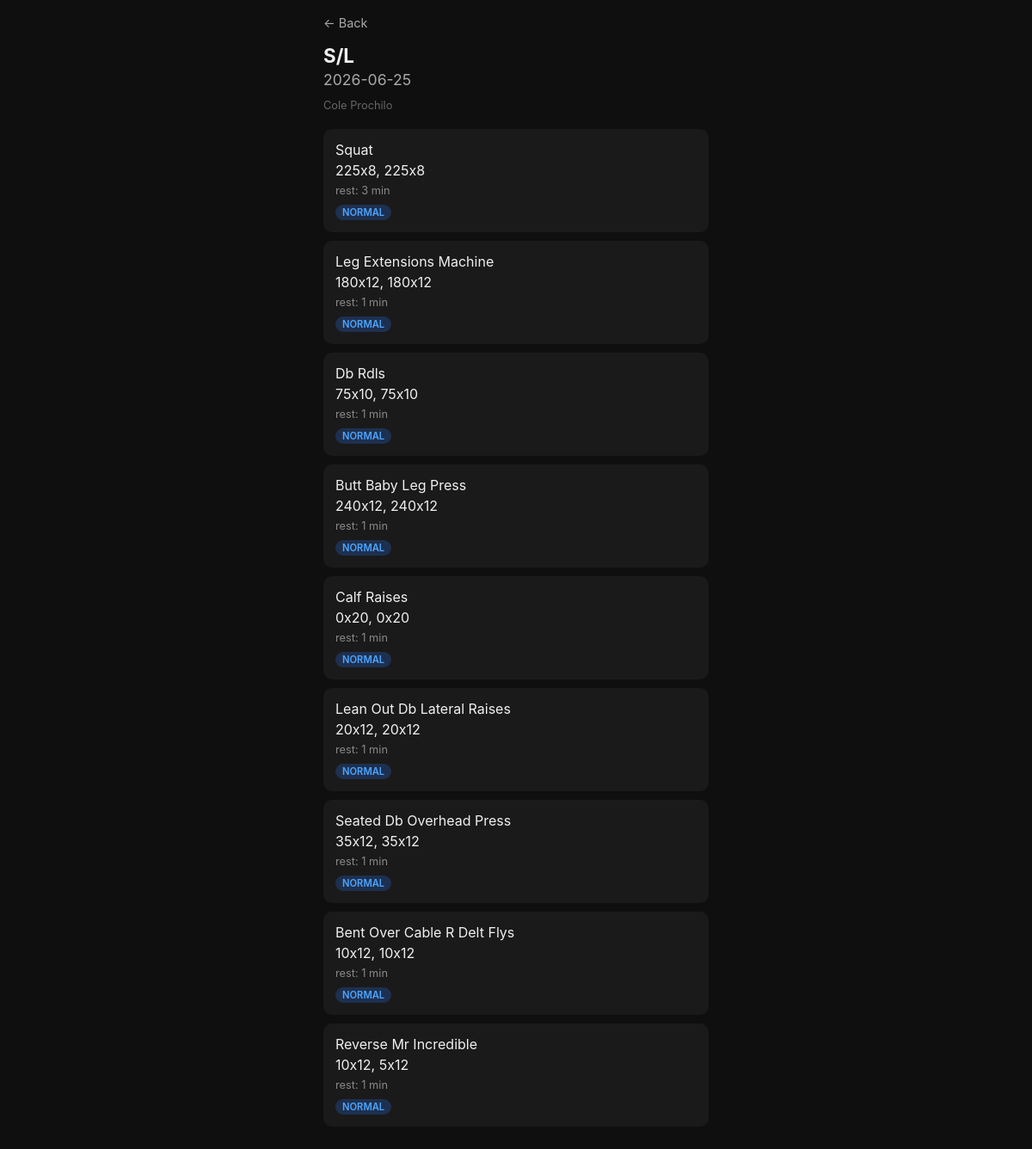
Page /user/1/session/60 on the committed database.
### tables this page shows
CREATE TABLE workout_sessions (
    workout_id    INTEGER PRIMARY KEY AUTOINCREMENT,
    user_id       INTEGER NOT NULL REFERENCES users(user_id),
    date          TEXT NOT NULL,
    split_day     TEXT REFERENCES split_days(name)
);

CREATE TABLE users (
    user_id       INTEGER PRIMARY KEY AUTOINCREMENT,
    username      TEXT NOT NULL UNIQUE,
    password_hash TEXT NOT NULL,
    date_created  TEXT NOT NULL
);

CREATE TABLE exercise_instances (
    instance_id    INTEGER PRIMARY KEY AUTOINCREMENT,
    workout_id     INTEGER NOT NULL REFERENCES workout_sessions(workout_id),
    exercise_id    INTEGER NOT NULL REFERENCES exercises(exercise_id),
    entered_name   TEXT NOT NULL,
    intensity      TEXT,
    workout_index  INTEGER,
    notes          TEXT
);

CREATE TABLE exercises (
    exercise_id   INTEGER PRIMARY KEY AUTOINCREMENT,
    primary_name  TEXT NOT NULL UNIQUE,
    muscle_group  TEXT
);

### web_app.py (the view)
@app.route("/user/<int:user_id>/session/<int:workout_id>")
def session_detail(user_id, workout_id):
    with get_conn() as conn:
        user = conn.execute("SELECT username FROM users WHERE user_id = ?", (user_id,)).fetchone()
        session = conn.execute(
            "SELECT workout_id, date, split_day FROM workout_sessions WHERE workout_id = ? AND user_id = ?",
            (workout_id, user_id)
        ).fetchone()
        if not user or not session:
            return redirect(url_for("user_home", user_id=user_id))
        instances = conn.execute("""
            SELECT ei.workout_index, e.primary_name, ei.intensity, ei.notes, ei.instance_id
            FROM exercise_instances ei
            JOIN exercises e ON ei.exercise_id = e.exercise_id
            WHERE ei.workout_id = ?
            ORDER BY ei.workout_index
        """, (workout_id,)).fetchall()
        instance_sets = {}
        for inst in instances:
            sets = conn.execute(
                "SELECT weight, reps, rest_time FROM exercise_sets WHERE instance_id = ? ORDER BY set_number",
                (inst[4],)
            ).fetchall()
            def fmt(v):
                return int(v) if v == int(v) else v
            instance_sets[inst[4]] = {
                "sets_str": ", ".join(f"{fmt(s[0])}x{fmt(s[1])}" for s in sets),
                "rest_str": ", ".join(str(fmt(s[2])) for s in sets[:-1] if s[2] is not None) or None
            }
    return render_template("session_detail.html", user_id=user_id, username=user[0],
                           session=session, instances=instances, instance_sets=instance_sets)

### db.py (called while the page is built)
def get_conn():
    conn = sqlite3.connect(DB_PATH)
    conn.execute("PRAGMA foreign_keys = ON")
    return conn

### templates/session_detail.html (shortened to what this page needs)
{% extends "base.html" %}
{% block content %}
<a class="back-link" href="{{ url_for('user_home', user_id=user_id) }}">← Back</a>
<h1>{{ session[2] }}</h1>
<h2>{{ session[1] }}</h2>
<div class="username-tag">{{ username.title() }}</div>
{% if not instances %}
  <p style="color:#666;">No instances logged.</p>
{% else %}
  {% for inst in instances %}
  {% set s = instance_sets[inst[4]] %}
  <div class="card">
    <div style="font-size:1rem; margin-bottom:4px;">{{ inst[1].title() }}</div>
    <div class="set-row">{{ s.sets_str }}</div>
    {% if s.rest_str %}
      <div class="meta">rest: {{ s.rest_str }} min</div>
    {% endif %}
    <div style="margin-top:6px;">
      <span class="badge {{ inst[2] }}">{{ inst[2] }}</span>
    </div>
  </div>
  {% endfor %}
{% endif %}
{% endblock %}

### templates/base.html (shortened to what this page needs)
<!DOCTYPE html>
<html lang="en">
<head>
</head>
<body>
  {% block content %}{% endblock %}
</body>
</html>

### templates/base.html (style rules this page uses)
* { box-sizing: border-box; margin: 0; padding: 0; }
body { font-family: -apple-system, BlinkMacSystemFont, sans-serif; background: #0f0f0f; color: #f0f0f0; padding: 16px; max-width: 480px; margin: 0 auto; }
h1 { font-size: 1.4rem; margin-bottom: 4px; }
h2 { font-size: 1.1rem; margin-bottom: 12px; color: #aaa; font-weight: 400; }
a { color: #4da6ff; text-decoration: none; }
.card { background: #1a1a1a; border-radius: 10px; padding: 14px; margin-bottom: 10px; }
.badge { display: inline-block; font-size: 0.7rem; padding: 2px 8px; border-radius: 20px; font-weight: 600; text-transform: uppercase; }
.normal { background: #1e3050; color: #4da6ff; }
.back-link { display: inline-block; margin-bottom: 16px; font-size: 0.9rem; color: #aaa; }
.set-row { font-size: 1rem; margin-bottom: 6px; }
.meta { font-size: 0.8rem; color: #888; margin-top: 4px; }
.username-tag { font-size: 0.8rem; color: #666; margin-bottom: 20px; }

### rows in the picture
workout_sessions: split_day "S/L", date "2026-06-25"
users: title "Cole Prochilo"
exercise_instances: primary_name "Squat", sets_str "225x8, 225x8", rest_str "3", intensity "NORMAL"
exercise_instances: primary_name "Leg Extensions Machine", sets_str "180x12, 180x12", rest_str "1", intensity "NORMAL"
exercise_instances: primary_name "Db Rdls", sets_str "75x10, 75x10", rest_str "1", intensity "NORMAL"
exercise_instances: primary_name "Butt Baby Leg Press", sets_str "240x12, 240x12", rest_str "1", intensity "NORMAL"
exercise_instances: primary_name "Calf Raises", sets_str "0x20, 0x20", rest_str "1", intensity "NORMAL"
exercise_instances: primary_name "Lean Out Db Lateral Raises", sets_str "20x12, 20x12", rest_str "1", intensity "NORMAL"
exercise_instances: primary_name "Seated Db Overhead Press", sets_str "35x12, 35x12", rest_str "1", intensity "NORMAL"
exercise_instances: primary_name "Bent Over Cable R Delt Flys", sets_str "10x12, 10x12", rest_str "1", intensity "NORMAL"
exercise_instances: primary_name "Reverse Mr Incredible", sets_str "10x12, 5x12", rest_str "1", intensity "NORMAL"
